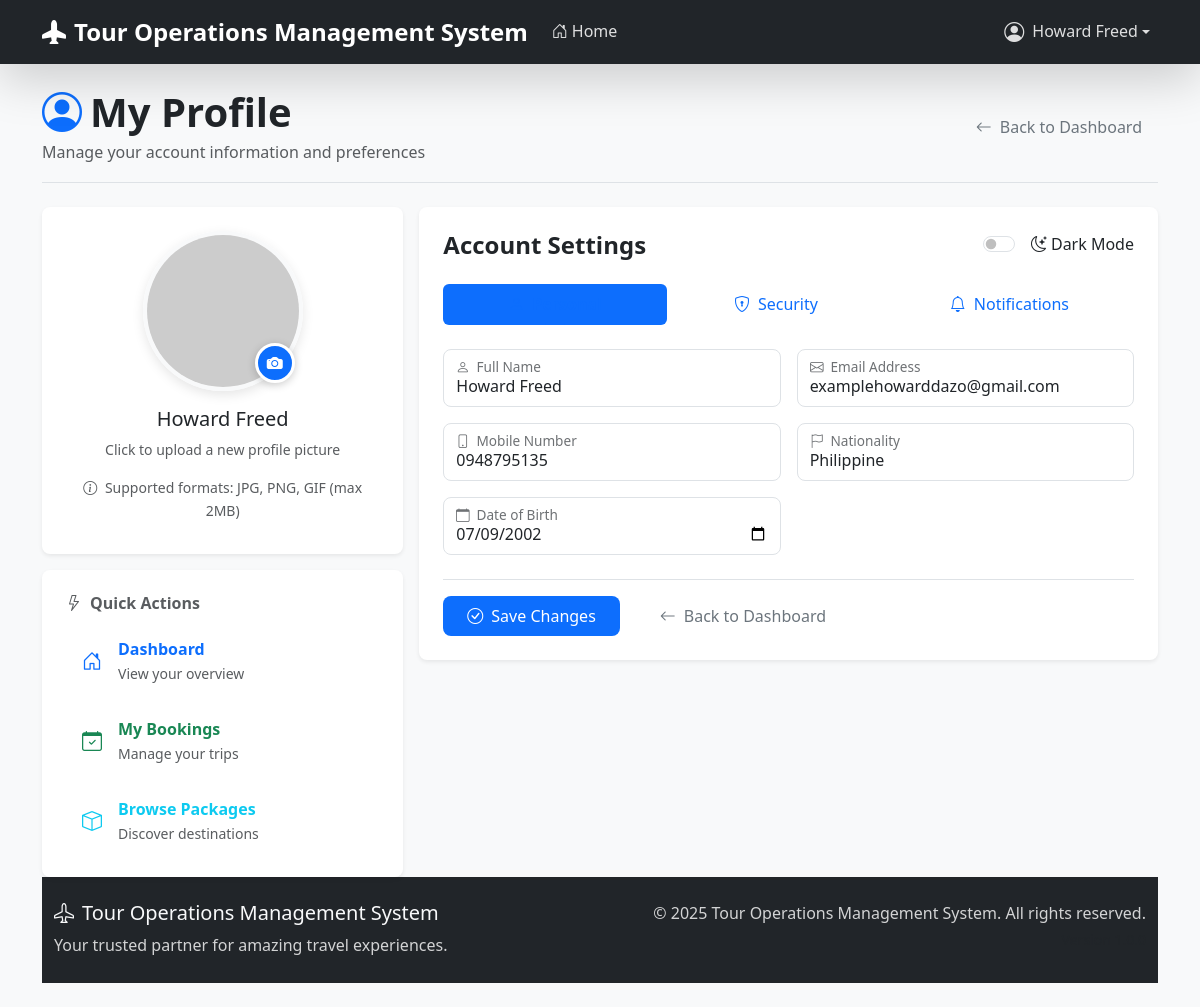
The app's page /profile.php (signed in) with its own data.
### tables this page shows
CREATE TABLE `users` (
  `id` int(11) NOT NULL,
  `name` varchar(100) NOT NULL,
  `fullname` varchar(150) DEFAULT NULL,
  `dob` date DEFAULT NULL,
  `gender` varchar(20) DEFAULT NULL,
  `nationality` varchar(100) DEFAULT NULL,
  `email` varchar(150) NOT NULL,
  `mobile` varchar(30) DEFAULT NULL,
  `address` text DEFAULT NULL,
  `profile_image` varchar(255) DEFAULT NULL,
  `username` varchar(100) DEFAULT NULL,
  `two_factor_enabled` tinyint(1) DEFAULT 0,
  `notify_email` tinyint(1) DEFAULT 1,
  `notify_sms` tinyint(1) DEFAULT 0,
  `newsletter` tinyint(1) DEFAULT 0,
  `emergency_name` varchar(150) DEFAULT NULL,
  `emergency_relation` varchar(100) DEFAULT NULL,
  `emergency_phone` varchar(30) DEFAULT NULL,
  `password` varchar(255) NOT NULL,
  `is_admin` tinyint(1) DEFAULT 0,
  `created_at` timestamp NOT NULL DEFAULT current_timestamp()
);

### inc/config.php (called while the page is built, shortened)
<?php
function url($path = '') {
    return BASE_URL . '/' . ltrim($path, '/');
}

### profile.php (the view, shortened to what this page needs)
<?php
require_once 'inc/config.php';
require_once 'inc/db.php';
$userId = $_SESSION['user']['id'];
try {
    $stmt = $pdo->prepare('SELECT * FROM users WHERE id = ?');
    $stmt->execute([$userId]);
    $current = $stmt->fetch();
} catch (Exception $e) {
    error_log("Profile error: " . $e->getMessage());
    redirect('login.php');
}
$formVal = function($key, $fallback = '') use ($current) {
    $dbKey = ($key === 'name') ? 'fullname' : $key;
    if (isset($_POST[$key]) && $_POST[$key] !== '') return $_POST[$key];
    if (isset($current[$dbKey]) && $current[$dbKey] !== null && $current[$dbKey] !== '') return $current[$dbKey];
    return $fallback;
};
include 'inc/header.php';
$displayName = trim(($current['fullname'] ?? '') !== '' ? $current['fullname'] : ($_SESSION['user']['fullname'] ?? 'User'));
$sessionAvatar = $_SESSION['user']['profile_image'] ?? '';
$version = $_SESSION['user']['profile_image_version'] ?? 0;
$profileImage = null;
if (!empty($sessionAvatar)) {
    $profileImage = $sessionAvatar;
}
elseif (!empty($current['profile_image'])) {
    $profileImage = $current['profile_image'];
}
else {
    $profileImage = "https://ui-avatars.com/api/?name=" . urlencode($displayName) . "&background=0D6EFD&color=fff&size=200&bold=true&format=svg";
}
if ($profileImage && !empty($profileImage)) {
    if (filter_var($profileImage, FILTER_VALIDATE_URL)) {
        $profileImgTag = $profileImage;
    } else {
        $filename = basename($profileImage);
        $profileImgTag = upload($filename);
    }
} else {
    $profileImgTag = "https://ui-avatars.com/api/?name=" . urlencode($displayName) . "&background=0D6EFD&color=fff&size=200&bold=true&format=svg";
}
$profileImgTag = htmlspecialchars($profileImgTag . ($version ? (strpos($profileImgTag,'?')!==false ? '&v='.$version : '?v='.$version) : ''));
?>
<div class="d-flex justify-content-between align-items-center mb-4 pb-3 border-bottom">
    <div>
        <h1 class="mb-1 fw-bold"><i class="bi bi-person-circle me-2 text-primary"></i>My Profile</h1>
        <p class="text-muted mb-0">Manage your account information and preferences</p>
    </div>
    <a href="<?= url('dashboard.php') ?>" class="btn btn-outline-secondary">
        <i class="bi bi-arrow-left me-2"></i>Back to Dashboard
    </a>
</div>
<div class="row g-3">
    <div class="col-lg-4">
        <div class="card no-hover border-0 shadow-sm">
            <div class="card-body text-center p-4">
                <div class="position-relative d-inline-block mb-3">
                    <div class="profile-picture-container">
                        <img class="img-fluid rounded-circle profile-avatar"
                             src="<?= $profileImgTag ?>"
                             alt="Profile Picture"
                             id="profileAvatar"
                             style="width: 160px; height: 160px; object-fit: cover; border: 4px solid #f8f9fa; box-shadow: 0 4px 12px rgba(0,0,0,0.1);">
                        <button type="button"
                                data-avatar-trigger
                                class="btn btn-primary position-absolute d-flex align-items-center justify-content-center p-0"
                                title="Change profile picture"
                                style="bottom: 8px; right: 8px; width: 40px; height: 40px; border-radius: 50%; border: 3px solid white; box-shadow: 0 2px 8px rgba(0,0,0,0.2);">
                            <i class="bi bi-camera-fill"></i>
                        </button>
                    </div>
                </div>
                <h5 class="mb-2"><?= htmlspecialchars($displayName) ?></h5>
                <p class="text-muted small mb-3">Click to upload a new profile picture</p>
                <div class="text-muted small mb-2">
                    <i class="bi bi-info-circle me-1"></i>
                    Supported formats: JPG, PNG, GIF (max 2MB)
                </div>
            </div>
        </div>
        <div class="card mt-3 no-hover border-0 shadow-sm">
            <div class="card-body p-4">
                <h6 class="text-muted mb-3 fw-bold">
                    <i class="bi bi-lightning me-2"></i>Quick Actions
                </h6>
                <div class="d-grid gap-3">
                    <a class="btn btn-outline-primary d-flex align-items-center justify-content-start" href="dashboard.php">
                        <i class="bi bi-house-door me-3 fs-5"></i>
                        <div class="text-start">
                            <div class="fw-bold">Dashboard</div>
                            <small class="text-muted">View your overview</small>
                        </div>
                    </a>
                    <a class="btn btn-outline-success d-flex align-items-center justify-content-start" href="itinerary.php">
                        <i class="bi bi-calendar-check me-3 fs-5"></i>
                        <div class="text-start">
                            <div class="fw-bold">My Bookings</div>
                            <small class="text-muted">Manage your trips</small>
                        </div>
                    </a>
                    <a class="btn btn-outline-info d-flex align-items-center justify-content-start" href="packages.php">
                        <i class="bi bi-box me-3 fs-5"></i>
                        <div class="text-start">
                            <div class="fw-bold">Browse Packages</div>
                            <small class="text-muted">Discover destinations</small>
                        </div>
                    </a>
                </div>
            </div>
        </div>
    </div>
    <div class="col-lg-8">
        <div class="card no-hover border-0 shadow-sm">
            <div class="card-body p-4">
                <div class="d-flex justify-content-between align-items-center mb-4">
                    <h4 class="mb-0 fw-bold">Account Settings</h4>
                    <div class="form-check form-switch">
                        <input class="form-check-input" type="checkbox" id="themeToggle">
                        <label class="form-check-label ms-2" for="themeToggle">
                            <i class="bi bi-moon-stars me-1"></i>Dark Mode
                        </label>
                    </div>
                </div>
                <ul class="nav nav-pills nav-fill mb-4" role="tablist">
                    <li class="nav-item" role="presentation">
                        <button class="nav-link active d-flex align-items-center justify-content-center"
                                data-bs-toggle="pill"
                                data-bs-target="#tab-personal"
                                type="button"
                                style="min-width: 120px;">
                            <i class="bi bi-person me-2"></i>Personal
                        </button>
                    </li>
                    <li class="nav-item" role="presentation">
                        <button class="nav-link d-flex align-items-center justify-content-center"
                                data-bs-toggle="pill"
                                data-bs-target="#tab-security"
                                type="button"
                                style="min-width: 120px;">
                            <i class="bi bi-shield-lock me-2"></i>Security
                        </button>
                    </li>
                    <li class="nav-item" role="presentation">
                        <button class="nav-link d-flex align-items-center justify-content-center"
                                data-bs-toggle="pill"
                                data-bs-target="#tab-notifications"
                                type="button"
                                style="min-width: 120px;">
                            <i class="bi bi-bell me-2"></i>Notifications
                        </button>
                    </li>
                </ul>
                <form method="post" enctype="multipart/form-data">
                    <div class="tab-content">
                        <div class="tab-pane fade show active" id="tab-personal">
                            <div class="row g-3">
                                <div class="col-md-6">
                                    <div class="form-floating">
                                        <input type="text"
                                               name="name"
                                               class="form-control"
                                               id="nameInput"
                                               value="<?= htmlspecialchars($formVal('name')) ?>"
                                               required
                                               placeholder="Enter your full name">
                                        <label for="nameInput">
                                        </label>
                                    </div>
                                </div>
                                <div class="col-md-6">
                                    <div class="form-floating">
                                        <input type="email"
                                               name="email"
                                               class="form-control"
                                               id="emailInput"
                                               value="<?= htmlspecialchars($formVal('email')) ?>"
                                               required
                                               placeholder="Enter your email address">
                                        <label for="emailInput">
                                        </label>
                                    </div>
                                </div>
                                <div class="col-md-6">
                                    <div class="form-floating">
                                        <input type="tel"
                                               name="mobile"
                                               class="form-control"
                                               id="mobileInput"
                                               value="<?= htmlspecialchars($formVal('mobile')) ?>"
                                               placeholder="Enter your mobile number">
                                        <label for="mobileInput">
                                        </label>
                                    </div>
                                </div>
                                <div class="col-md-6">
                                    <div class="form-floating">
                                        <input type="text"
                                               name="nationality"
                                               class="form-control"
                                               id="nationalityInput"
                                               value="<?= htmlspecialchars($formVal('nationality')) ?>"
                                               placeholder="Enter your nationality">
                                        <label for="nationalityInput">
                                        </label>
                                    </div>
                                </div>
                                <div class="col-md-6">
                                    <div class="form-floating">
                                        <input type="date"
                                               name="dob"
                                               class="form-control"
                                               id="dobInput"
                                               value="<?= htmlspecialchars($formVal('dob')) ?>"
                                               max="<?= date('Y-m-d') ?>"
                                               placeholder="Select your date of birth">
                                        <label for="dobInput">
                                        </label>
                                    </div>
                                </div>
                            </div>
                        </div>
                        <div class="d-flex gap-3 mt-4 pt-3 border-top">
                        <button class="btn btn-primary px-4 py-2" type="submit">
                            <i class="bi bi-check-circle me-2"></i>Save Changes
                        </button>
                        <a class="btn btn-outline-secondary px-4 py-2" href="dashboard.php">
                            <i class="bi bi-arrow-left me-2"></i>Back to Dashboard
                        </a>
                    </div>
                </form>
            </div>
        </div>
    </div>
</div>
<?php include 'inc/footer.php'; ?>

### assets/css/styles.css (style rules this page uses)
:root { --primary-color: #0d6efd; --secondary-color: #6c757d; --success-color: #198754; --danger-color: #dc3545; --warning-color: #ffc107; --info-color: #0dcaf0; --body-bg: #f8f9fa; --body-bg-alt: #ffffff; --text-color: #212529; --text-muted: #6c757d; --border-color: #dee2e6; --card-bg: #ffffff; --card-hover-bg: #f8f9fa; --navbar-bg: var(--footer-bg); --footer-bg: #212529; --shadow-sm: 0 0.125rem 0.25rem rgba(0, 0, 0, 0.075); --shadow: 0 0.25rem 0.5rem rgba(0, 0, 0, 0.1); --shadow-lg: 0 0.5rem 1rem rgba(0, 0, 0, 0.15); --border-radius: 0.5rem; --transition: all 0.3s cubic-bezier(0.4, 0, 0.2, 1); }
* { box-sizing: border-box; }
html { scroll-behavior: smooth; }
body { background-color: var(--body-bg); color: var(--text-color); font-family: 'Segoe UI', Tahoma, Geneva, Verdana, sans-serif; line-height: 1.6; margin: 0; padding: 0; transition: background-color 0.3s ease, color 0.3s ease; }
.nav-link { position: relative; transition: var(--transition); font-weight: 500; }
.nav-link.active { color: var(--primary-color) !important; font-weight: 600; }
.nav-link.active::after { content: ''; position: absolute; bottom: 0; left: 50%; transform: translateX(-50%); width: 20px; height: 2px; background-color: currentColor; border-radius: 1px; }
.card { background-color: var(--card-bg); border: 1px solid var(--border-color); border-radius: var(--border-radius); box-shadow: var(--shadow); transition: var(--transition); overflow: hidden; }
.card-body { padding: 1.5rem; color: var(--text-color); }
.btn { border-radius: var(--border-radius); font-weight: 500; transition: var(--transition); border: none; padding: 0.5rem 1rem; }
.btn-primary { background-color: var(--primary-color); color: white; }
.form-control, .form-select { border-radius: var(--border-radius); border: 1px solid var(--border-color); padding: 0.75rem; transition: var(--transition); }
a, .btn-link { transition: var(--transition); }

### records on screen
users: fullname "Howard Freed", name "Howard Freed", email "examplehowarddazo@gmail.com", mobile "0948795135", nationality "Philippine", dob "07/09/2002"

### other values on screen
SITE_NAME "Tour Operations Management System"
$user_fullname "Howard Freed"
